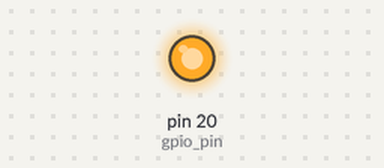
The program below on a simulated MicroPython board. On the bench: output pins drawn as LEDs (lit = HIGH).

Above: at 1.8 s.
At 6.7 s:
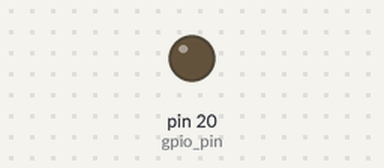
Timing chart, 0 to 7.0 s (numbered marks = the images above):
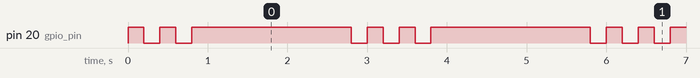

The program:

main.py
```python
from machine import Pin
import time

gpio_pin = Pin(20, Pin.OUT)

def pulse(pin, short_time, long_time):
    pin.on()
    time.sleep(short_time)
    pin.off()
    time.sleep(short_time)
    pin.on()
    time.sleep(short_time)
    pin.off()
    time.sleep(short_time)
    pin.on()
    time.sleep(long_time)
    pin.off()
    time.sleep(short_time)

while True:
    pulse(gpio_pin, 0.2, 2.0)
```

Measured:
- by itself, pin 20 (gpio_pin): repeats every 3.0 s: LOW 0.20 s, HIGH 0.20 s, LOW 0.20 s, HIGH 2.0 s, LOW 0.20 s, HIGH 0.20 s
- by itself, everything shown: repeats every 3.0 s, in 6 steps
